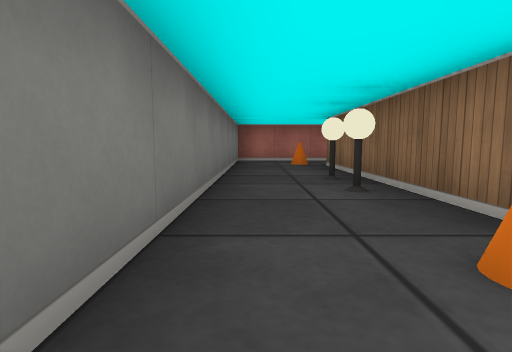
[1] (above)

13 first-person views from a walk through a cub3D level. The camera is about half as high as the walls, tilts 6° down and sees 80° across. The floor is counted in squares. Each view is taken from the middle of a square. On the plan, view 1 faces up. The plan holds only what a view shows up to about 9 squares ahead; the rest is blank.

[2]
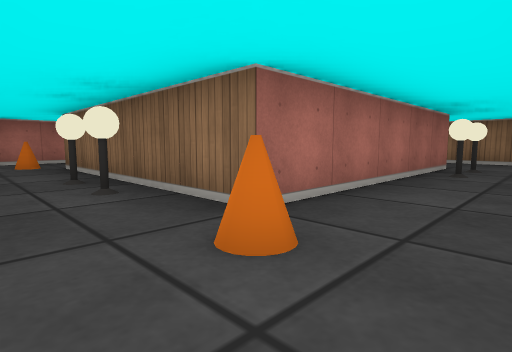

[3]
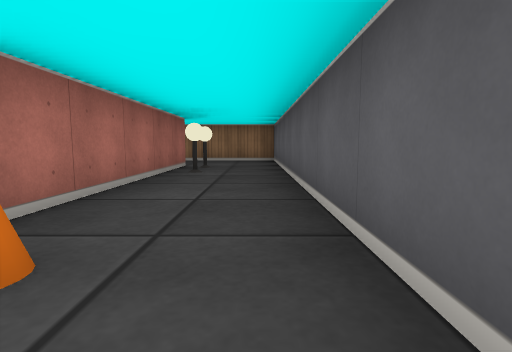

[4]
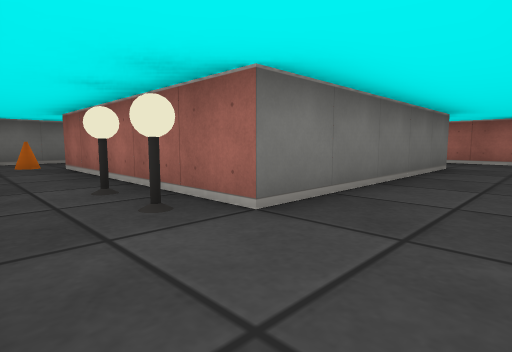

[5]
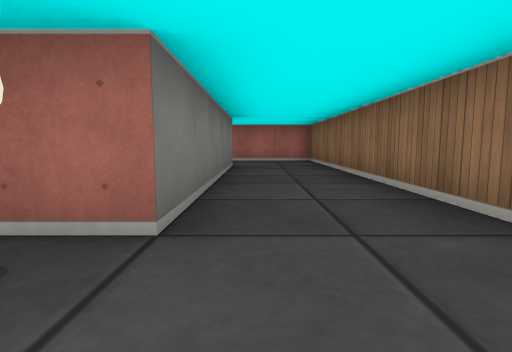

[6]
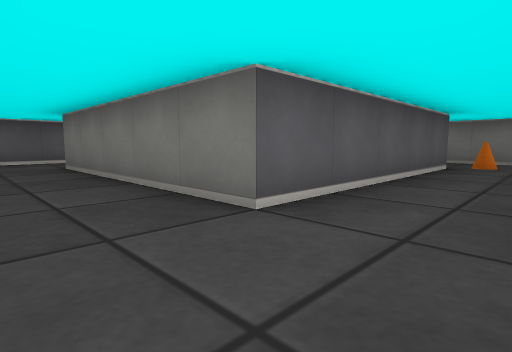

[7]
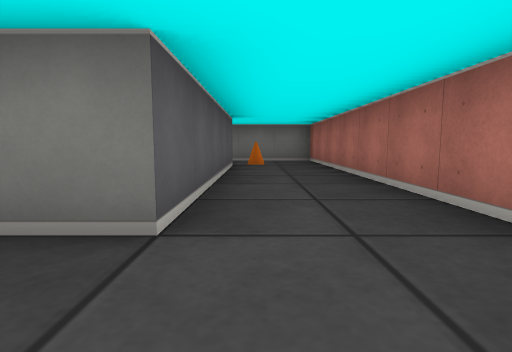

[8]
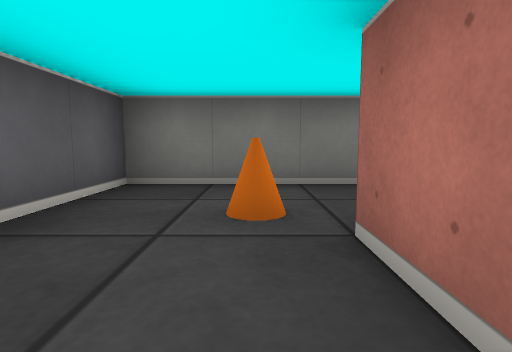

[9]
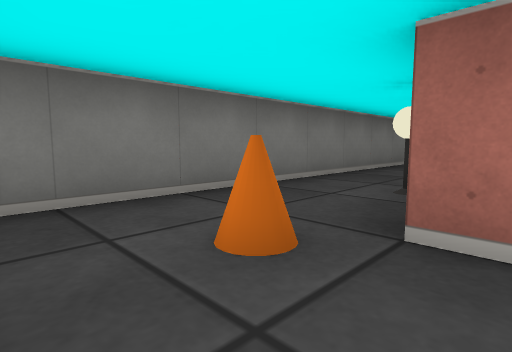

[10]
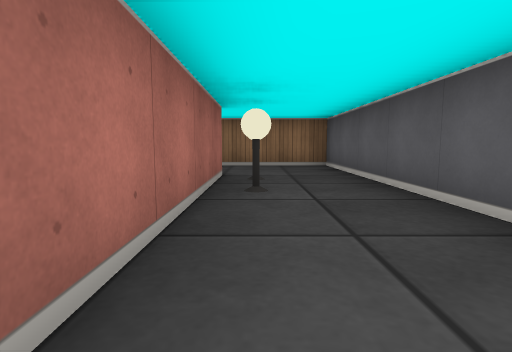

[11]
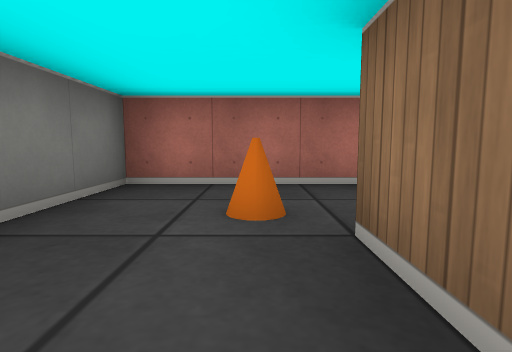

[12]
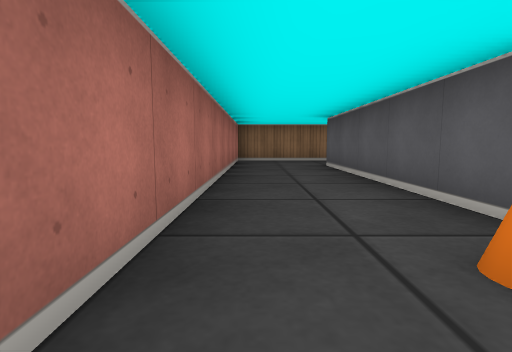

[13]
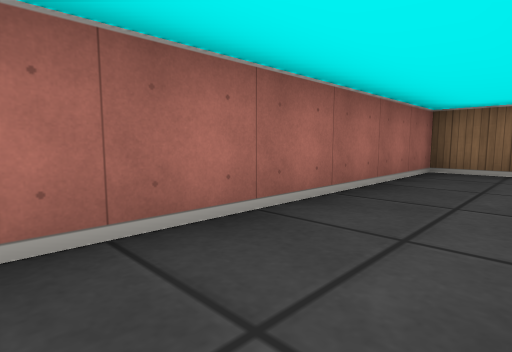

### Floor plan
Points are (right, up) in squares from view 1. A wall is a line through its corners. A room is listed if a view was taken in it or the views show most of it. See-through windows are left out.
Room 1 (views 1, 2, 3, 4, 5, 6, 7, 8, 9, 10, 13)
walls: (1.5, 6.5) (6.5, 6.5) (6.5, 1.5) (1.5, 1.5) (1.5, 2.5); (-0.5, 2.5) (-0.5, -0.5) (8.5, -0.5) (8.5, 8.5) (1.5, 8.5)
ways out: opening at (0, 2) to room 2; opening at (2, 8) to room 2
objects: cone (1, 1); lamp (5, 1); lamp (6, 1)
Room 2 (views 11, 12)
walls: (1.5, 8.5) (-0.5, 8.5) (-0.5, 2.5); (1.5, 2.5) (1.5, 6.5)
ways out: opening at (0, 2) to room 1; opening at (2, 8) to room 1
objects: lamp (1, 3); lamp (1, 4); cone (1, 7)

Positions as (right, up) in squares from view 1, and headings:
1: (0, 0), facing up
2: (0, 0), facing up-right
3: (0, 0), facing right
4: (8, 0), facing up-left
5: (7, 0), facing up
6: (8, 8), facing down-left
7: (8, 7), facing left
8: (3, 1), facing left
9: (2, 0), facing up-left
10: (2, 1), facing right
11: (1, 5), facing up
12: (0, 8), facing right
13: (3, 7), facing up-right
